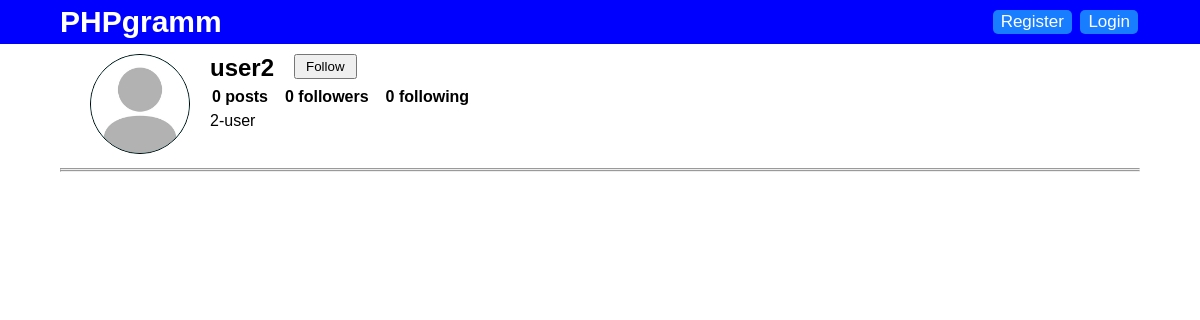
The app's page /profile/?username=user2, older data.
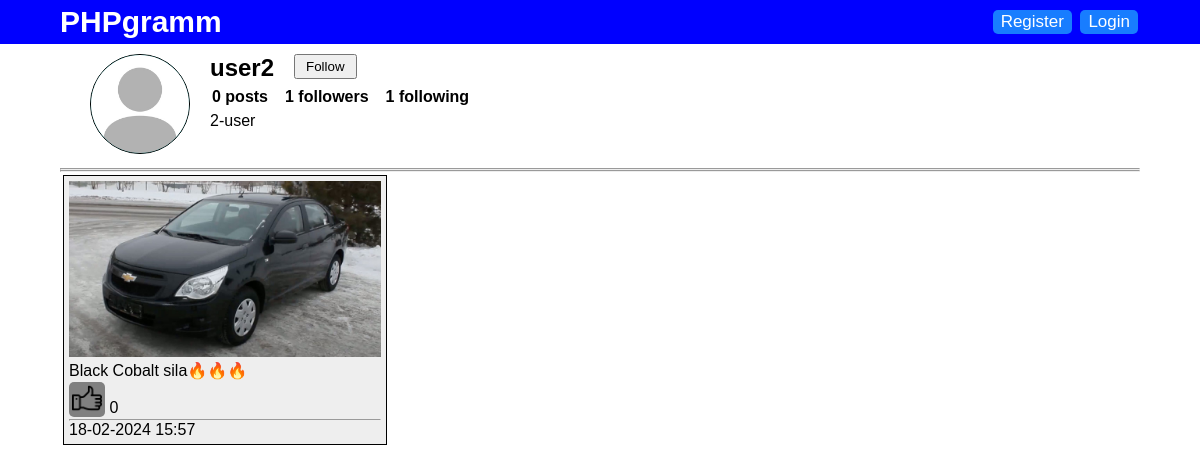
The same page, newer data.
### tables this page shows
CREATE TABLE "profiles" (
	"id"	INTEGER,
	"name"	TEXT NOT NULL,
	"bio"	TEXT,
	"username"	TEXT NOT NULL,
	"is_active"	INTEGER NOT NULL DEFAULT 0,
	"photo"	TEXT DEFAULT '/media/profile-img/default.jpg',
	"followers"	INTEGER DEFAULT 0,
	"posts"	INTEGER DEFAULT 0,
	"following"	INTEGER DEFAULT 0,
	PRIMARY KEY("id" AUTOINCREMENT)
);

CREATE TABLE "posts" (
	"id"	INTEGER,
	"author_id"	INTEGER,
	"text"	TEXT,
	"photo"	TEXT,
	"likes"	INTEGER DEFAULT 0,
	"date"	TEXT,
	PRIMARY KEY("id" AUTOINCREMENT)
);

### includes/db-functions/profiles.php (called while the page is built, shortened)
<?php
function get_profile_by_username($username, $db){
	$profile = $db->query("SELECT * FROM profiles WHERE username = '$username';")->fetch(PDO::FETCH_ASSOC);
	return $profile;
}
?>

### includes/db-functions/follows.php (called while the page is built, shortened)
<?php
function is_followed($follower_id, $profile_id, $db){
    $query = $db->prepare("SELECT * FROM follows WHERE follower_id = :follower_id and profile_id = :profile_id");
    $query->execute([
        "follower_id" => $follower_id,
        "profile_id" => $profile_id
    ]);
    $result = $query->fetch(PDO::FETCH_ASSOC);
    if($result == false)
        return false;
    else
        return true;
}
?>

### includes/db-functions/posts.php (called while the page is built, shortened)
<?php
function get_posts_by_author_id($id, $db){
	$query = $db->prepare("SELECT * FROM posts WHERE author_id = :id ORDER BY id DESC");
	$query->execute([
		"id" => $id
	]);
	$posts = $query->fetchAll(PDO::FETCH_ASSOC);
	return $posts;
}
?>

### profile/index.php (the view, shortened to what this page needs)
<?php
$path = "../includes";
require "$path/database.php";
require "$path/db-functions/profiles.php";
require "$path/db-functions/posts.php";
require "$path/db-functions/follows.php";
$username = $_GET['username'];
$user = get_user_by_username($username, $db);
if(empty($user)){
	echo "<center><h1>User not found</h1><br><a href='/'>Back</a></center>";
}else{
	$profile = get_profile_by_username($username, $db);
	$profile_id = $profile['id'];
	$posts = get_posts_by_author_id($profile_id, $db);
	require "$path/header.php";
?>
<link rel="stylesheet" href="../static/profile.css">
<link rel="stylesheet" href="../static/post.css">
<div class="container">
	<div class='profile-info'>
		<div>
			<img class="profile-img" src="<?= $profile['photo']?>">
		</div>
		<div class="profile-right">
			<section>
				<h2><?= $profile['username'] ?></h2>
				<?php if($_SESSION['profile']['username'] != $username):?>
					<form method="POST">
						<button type='submit' name="follow" value="follow" class="follow-btn">
							<?php echo (is_followed($_SESSION['profile']['id'], $profile_id, $db) ? "Unfollow -" : "Follow")?>
						</button>
					</form>
				<?php endif ?>
			</section>
			<table >
				<th><?= $profile['posts'] ?> posts</th>
				<th><?= $profile['followers'] ?> followers</th>
				<th><?= $profile['following'] ?> following</th>
			</table>
			<p><?= $profile['name'] ?></p>
		</div>
	</div>
	<hr>
	<hr>
	<div id="posts">
		<?php foreach ($posts as $post): ?>
			<div class="post-card">
				<img src="<?= $post['photo']?>" style='width:100%'>
				<p><?php echo $post['text']?></p>
				<button onclick=like(this) class="like-btn" value=<?php echo $post['id']?> ><img src="../static/images/like.png"></button> <?= $post['likes'] ?>
				<hr>
				<p><?= $post['date']?></p>
			</div>
		<?php endforeach ?>
	</div>
</div>
<?php require "$path/footer.php"; } ?>

### includes/header.php (shortened to what this page needs)
<!DOCTYPE html>
<html>
<head>
	<link rel="stylesheet" type="text/css" href="<?= $path ?>/../static/style.css">
</head>
<body>
	<header>
		<div class="container">
			<div id="header-flex">
				<h2 id="afisha">
					<a href="/">PHPgramm</a>
				</h2>
				<nav id="header-nav">
					<?php if($_SESSION['authenticated']): ?>
						<a href="/profile/?username=<?= $_SESSION['profile']['username'] ?>" class="nav-link">
							Profile
						</a>
					<?php else: ?>
						<a href="/auth/signup.php" class="nav-link">Register</a>
						<a href="/auth/login.php" class="nav-link">Login</a>
					<?php endif ?>
				</nav>
			</div>
		</div>
	</header>

### static/style.css (style rules this page uses)
* { padding: 0; margin: 0; box-sizing: border-box; font-family: sans-serif; }
body { margin-bottom: 50px; }
.container { width: 90%; margin: 0 auto; }
header { background-color: blue; padding: 5px 0; }
#header-flex { display: flex; justify-content: space-between; }
#afisha a { font-size: 30px; color: white; text-decoration: none; }
#header-nav { padding: 5px 0; }
.nav-link { display: inline-block; color: white; text-decoration: none; background-color: #187dff; padding: 2px 8px; margin: 0 2px; border: none; border-radius: 5px; font-size: 17px; }
.post-card { text-align: left; width: 50%; background-color: #eee; margin: 10px 0; border: 1px solid black; }
.like-btn { border: none; border-radius: 5px; background-color: grey; padding: 1px 3px; margin: 2px 0; }
.like-btn img { width: 30px; height: 30px; }

### static/profile.css (style rules this page uses)
.profile-info { display: flex; width: 100%; justify-content: space-between; padding: 10px 30px; }
.profile-img { display: inline-block; width: 100px; height: 100px; background-color: rgb(0, 148, 148); border: 1px solid black; border-radius: 50%; }
.profile-right { width: 100%; padding-left: 20px; }
.profile-right section { display: flex; }
.follow-btn { margin-left: 20px; padding: 3px 10px; }
table, th { text-align: center; padding: 2px 0; padding-right: 15px; }

### static/post.css (style rules this page uses)
.post-card { display: inline-block; border: 1px solid black; width: 30%; padding: 5px; margin: 3px; }

Row changes from the older to the newer data that the page shows:
changed profiles "user2": followers "0" → "1"; following "0" → "1"
added posts: photo (picture), text "Black Cobalt sila🔥🔥🔥", $post['id'] 26 (drawn), likes "0", date "18-02-2024 15:57"
